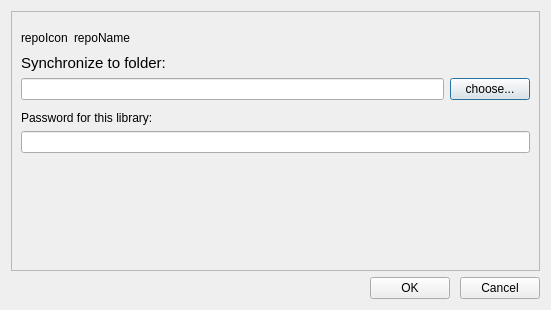
<?xml version="1.0" encoding="UTF-8"?>
<ui version="4.0">
 <class>DownloadRepoDialog</class>
 <widget class="QDialog" name="DownloadRepoDialog">
  <property name="geometry">
   <rect>
    <x>0</x>
    <y>0</y>
    <width>551</width>
    <height>310</height>
   </rect>
  </property>
  <property name="windowTitle">
   <string>Download Library</string>
  </property>
  <property name="styleSheet">
   <string notr="true">QFrame#mFrame {

padding-top: 7px;

}

QLineEdit#mDirectory {

min-width: 300px;

}
</string>
  </property>
  <layout class="QVBoxLayout" name="verticalLayout_4">
   <item>
    <widget class="QFrame" name="mFrame">
     <property name="styleSheet">
      <string notr="true"/>
     </property>
     <property name="frameShape">
      <enum>QFrame::StyledPanel</enum>
     </property>
     <property name="frameShadow">
      <enum>QFrame::Plain</enum>
     </property>
     <property name="lineWidth">
      <number>0</number>
     </property>
     <layout class="QVBoxLayout" name="verticalLayout_3">
      <item>
       <layout class="QHBoxLayout" name="horizontalLayout_2">
        <item>
         <widget class="QLabel" name="mRepoIcon">
          <property name="text">
           <string notr="true">repoIcon</string>
          </property>
         </widget>
        </item>
        <item>
         <widget class="QLabel" name="mRepoName">
          <property name="text">
           <string notr="true">repoName</string>
          </property>
         </widget>
        </item>
        <item>
         <spacer name="horizontalSpacer_2">
          <property name="orientation">
           <enum>Qt::Horizontal</enum>
          </property>
          <property name="sizeHint" stdset="0">
           <size>
            <width>40</width>
            <height>20</height>
           </size>
          </property>
         </spacer>
        </item>
       </layout>
      </item>
      <item>
       <layout class="QVBoxLayout" name="verticalLayout">
        <item>
         <widget class="QLabel" name="mOperationText">
          <property name="font">
           <font>
            <pointsize>11</pointsize>
           </font>
          </property>
          <property name="frameShadow">
           <enum>QFrame::Plain</enum>
          </property>
          <property name="lineWidth">
           <number>0</number>
          </property>
          <property name="text">
           <string notr="true">Synchronize to folder:</string>
          </property>
         </widget>
        </item>
        <item>
         <layout class="QHBoxLayout" name="horizontalLayout_3">
          <item>
           <widget class="QLineEdit" name="mDirectory">
            <property name="focusPolicy">
             <enum>Qt::StrongFocus</enum>
            </property>
           </widget>
          </item>
          <item>
           <widget class="QPushButton" name="mChooseDirBtn">
            <property name="text">
             <string>choose...</string>
            </property>
           </widget>
          </item>
         </layout>
        </item>
       </layout>
      </item>
      <item>
       <layout class="QVBoxLayout" name="verticalLayout_2">
        <property name="topMargin">
         <number>5</number>
        </property>
        <item>
         <widget class="QLabel" name="mPasswordLabel">
          <property name="frameShadow">
           <enum>QFrame::Plain</enum>
          </property>
          <property name="lineWidth">
           <number>0</number>
          </property>
          <property name="text">
           <string>Password for this library:</string>
          </property>
         </widget>
        </item>
        <item>
         <widget class="QLineEdit" name="mPassword">
          <property name="enabled">
           <bool>true</bool>
          </property>
          <property name="autoFillBackground">
           <bool>false</bool>
          </property>
          <property name="echoMode">
           <enum>QLineEdit::Password</enum>
          </property>
         </widget>
        </item>
       </layout>
      </item>
      <item>
       <spacer name="verticalSpacer">
        <property name="orientation">
         <enum>Qt::Vertical</enum>
        </property>
        <property name="sizeHint" stdset="0">
         <size>
          <width>20</width>
          <height>0</height>
         </size>
        </property>
       </spacer>
      </item>
      <item>
       <spacer name="verticalSpacer_2">
        <property name="orientation">
         <enum>Qt::Vertical</enum>
        </property>
        <property name="sizeHint" stdset="0">
         <size>
          <width>20</width>
          <height>18</height>
         </size>
        </property>
       </spacer>
      </item>
     </layout>
     <zorder>verticalSpacer</zorder>
    </widget>
   </item>
   <item>
    <layout class="QHBoxLayout" name="horizontalLayout">
     <property name="spacing">
      <number>10</number>
     </property>
     <item>
      <spacer name="horizontalSpacer">
       <property name="orientation">
        <enum>Qt::Horizontal</enum>
       </property>
       <property name="sizeHint" stdset="0">
        <size>
         <width>40</width>
         <height>20</height>
        </size>
       </property>
      </spacer>
     </item>
     <item>
      <widget class="QPushButton" name="mOkBtn">
       <property name="text">
        <string>OK</string>
       </property>
      </widget>
     </item>
     <item>
      <widget class="QPushButton" name="mCancelBtn">
       <property name="text">
        <string>Cancel</string>
       </property>
      </widget>
     </item>
    </layout>
   </item>
  </layout>
 </widget>
 <tabstops>
  <tabstop>mChooseDirBtn</tabstop>
  <tabstop>mPassword</tabstop>
  <tabstop>mOkBtn</tabstop>
  <tabstop>mCancelBtn</tabstop>
  <tabstop>mDirectory</tabstop>
 </tabstops>
 <resources/>
 <connections>
  <connection>
   <sender>mCancelBtn</sender>
   <signal>clicked()</signal>
   <receiver>DownloadRepoDialog</receiver>
   <slot>reject()</slot>
   <hints>
    <hint type="sourcelabel">
     <x>489</x>
     <y>283</y>
    </hint>
    <hint type="destinationlabel">
     <x>339</x>
     <y>4</y>
    </hint>
   </hints>
  </connection>
 </connections>
</ui>
